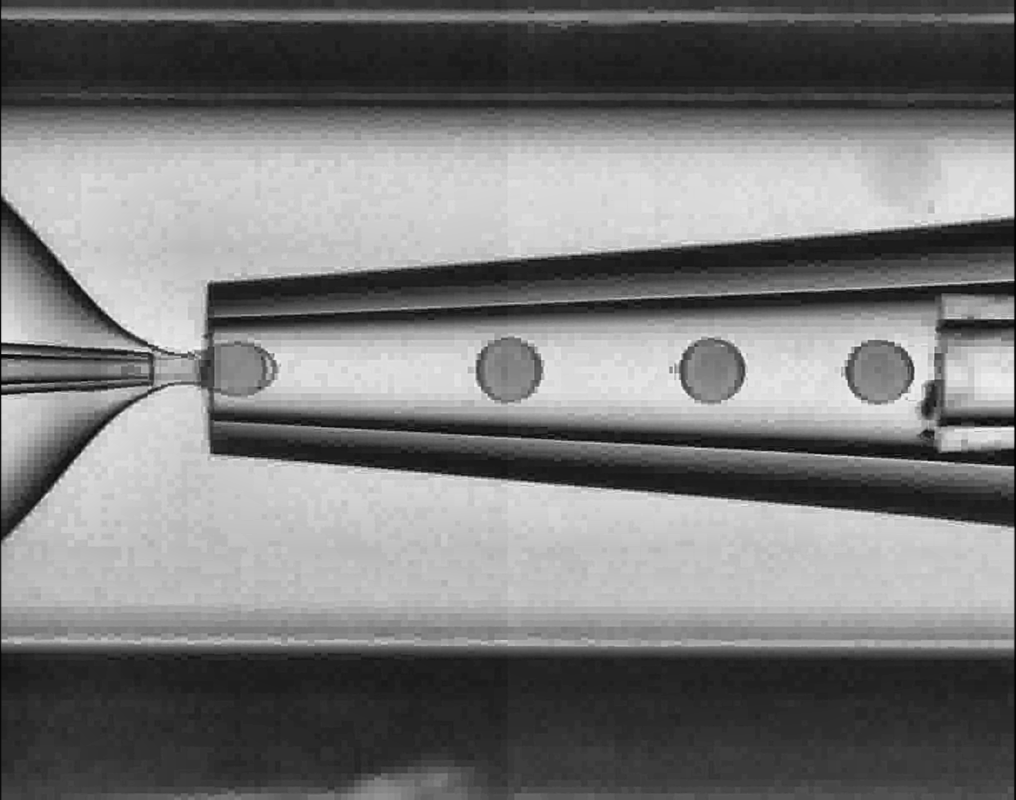
#> input picture img_proc_debug.png, 2031 x 1599 px, found by its file name (shown at 1/2 size)
$ python segment_hough.py
#> lines starting #> are read from the running program, lines starting #| are printed output that depends on the picture
#> further down, img is the input picture: shape (1599, 2031); min 1, max 243, mean 121.4
import cv2
import numpy as np


def segment_hough(img_proc):
    """
    使用 Canny + HoughCircles 对液滴进行检测。
    适用于：
        - USB 摄像头拍摄的视频
        - 灰度分布混乱（无法阈值分割）
        - 液滴边缘清晰但亮度不稳定
        - 分辨率不高、边缘有锯齿

    输入：
        img_proc: 预处理后的灰度图（uint8, 0~255）

    输出：
        edges_closed: 经过闭运算的边缘图（用于调试）
        circles: Hough 检测到的圆（None 或 Nx3 数组）
    """

    # ============================
    # Step 1: Canny 边缘检测
    # ============================
    # 说明：
    #   - Canny 只看梯度，不看亮度
    #   - 即使亮度被摄像头自动曝光搞乱，边缘仍然稳定
    #   - 这是你当前图像最可靠的特征
    edges = cv2.Canny(img_proc, 50, 150)
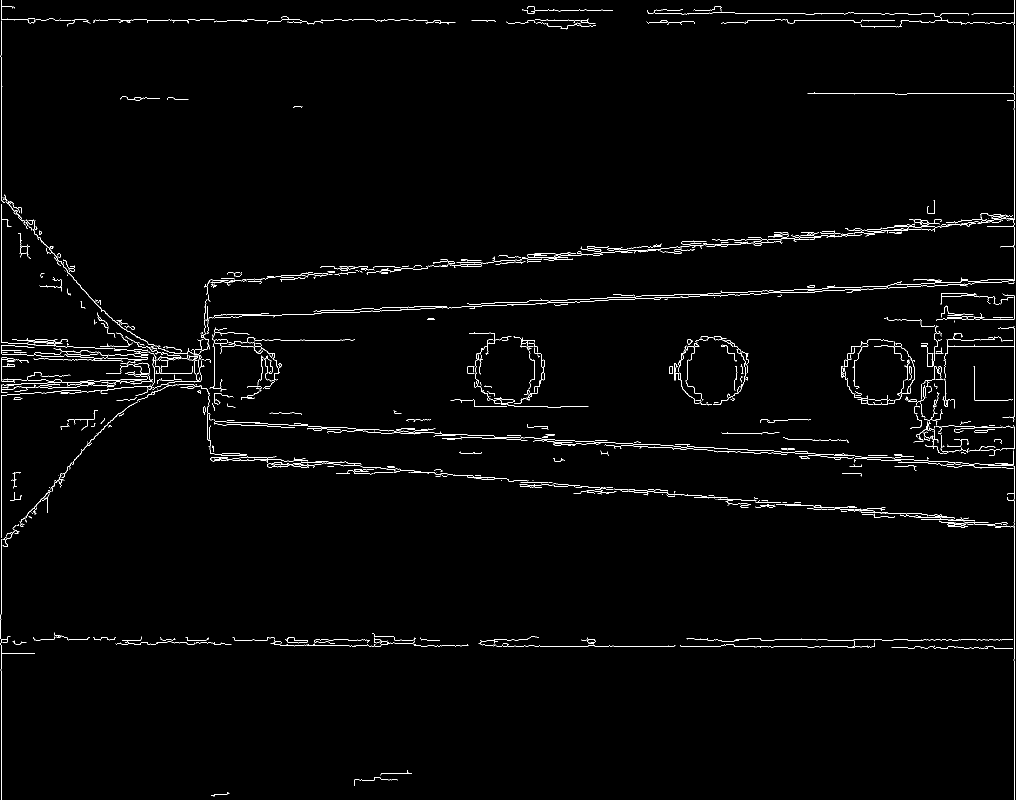
#> edges: shape (1599, 2031) (shown at 1/2 size); 1.5% white in thin lines or dots

    # ============================
    # Step 2: 边缘闭运算（修复锯齿 + 断裂）
    # ============================
    # 说明：
    #   - USB 摄像头分辨率低，液滴边缘呈锯齿状
    #   - Canny 会产生断裂边缘
    #   - 闭运算能把断裂边缘补上，让 Hough 更容易检测
    kernel = np.ones((3, 3), np.uint8)
    edges_closed = cv2.morphologyEx(edges, cv2.MORPH_CLOSE, kernel, iterations=1)
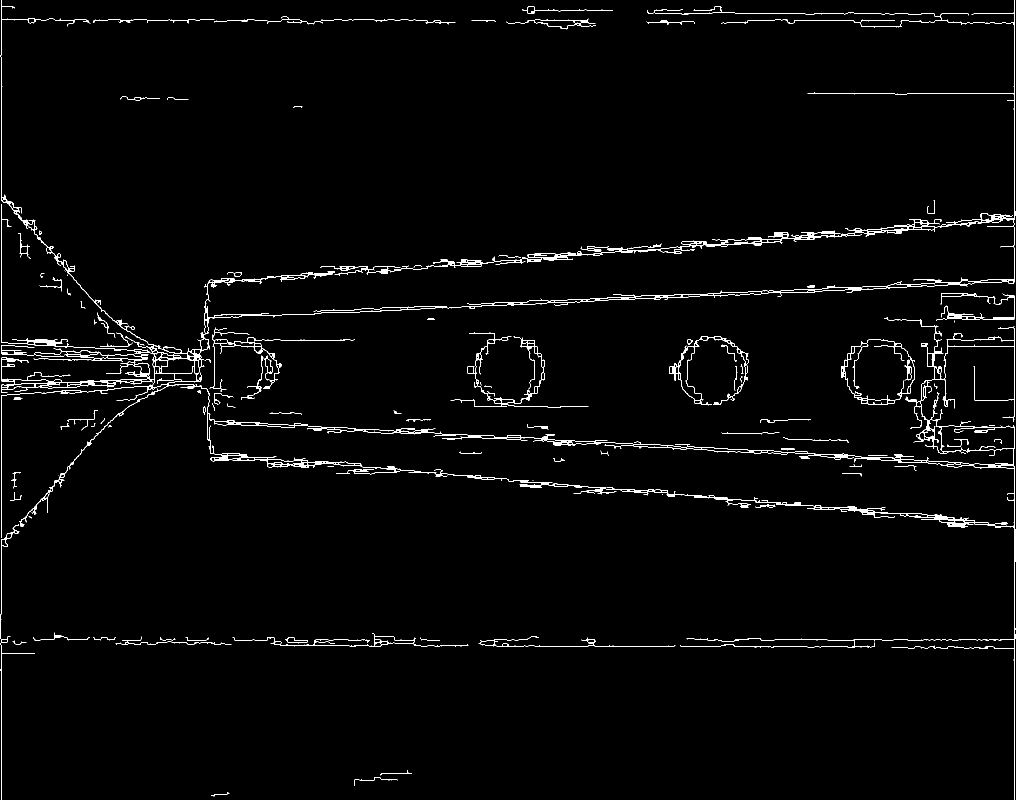
#> edges_closed: shape (1599, 2031) (shown at 1/2 size); 1.9% white in thin lines or dots

    # ============================
    # Step 3: Hough 圆检测
    # ============================
    # 说明：
    #   - dp：累积分辨率（越大越快，但精度略降）
    #   - minDist：圆之间最小距离（液滴密集 → 设小一点）
    #   - param1：Canny 高阈值（越高 → 边缘越干净）
    #   - param2：投票阈值（越低 → 检测更多圆，但噪声也多）
    #   - minRadius/maxRadius：液滴半径范围（根据视频调整）
    circles = cv2.HoughCircles(
        edges_closed,
        cv2.HOUGH_GRADIENT,
        dp=1.2,              # 越大越快，1.2 是一个很好的折中
        minDist=15,          # 液滴之间的最小距离（可调）
        param1=100,          # Canny 高阈值（可调）
        param2=215,           # 投票阈值（越低越容易检测到圆）
        minRadius=10,        # 液滴最小半径（可调）
        maxRadius=30         # 液滴最大半径（可调）
    )
#> circles = None

    return edges_closed, circles


# ============================
# 自测入口（可选）
# ============================
if __name__ == "__main__":
    img = cv2.imread("img_proc_debug.png", cv2.IMREAD_GRAYSCALE)
    if img is None:
        print("无法读取测试图像")
        exit()

    edges, circles = segment_hough(img)

    vis = cv2.cvtColor(img, cv2.COLOR_GRAY2BGR)
    if circles is not None:
        circles = np.uint16(np.around(circles))
        for c in circles[0, :]:
            cv2.circle(vis, (c[0], c[1]), c[2], (0, 255, 0), 2)
            cv2.circle(vis, (c[0], c[1]), 2, (0, 0, 255), 3)

    cv2.imshow("img", img)
    cv2.imshow("edges", edges)
    cv2.imshow("circles", vis)
    cv2.waitKey(0)
